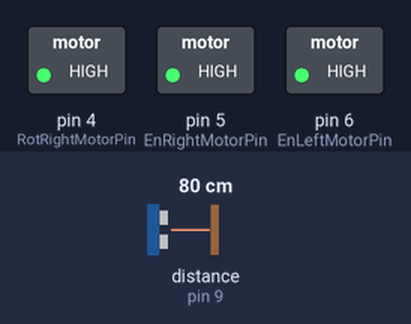
Bench run of a sketch on a simulated Arduino Uno, built with avr-gcc and run on an emulated ATmega328P. Shown: switched loads named in the sketch (green lamp = pin HIGH). Wiring (inferred from the names in the program): ultrasonic range finder: trigger pin 10; echo pin 9. The inputs (shaded band) are chosen by the test bench; at power-on: distance to the obstacle (sensor on pin 9) 80 cm. The echo pulse lasts 58.3 µs per cm; pins used as bus, display or sensor lines are not drawn.

Above: at 1.27 s.
1.3 s: distance to the obstacle (sensor on pin 9) set to 22 cm
4.3 s: distance to the obstacle (sensor on pin 9) set to 19 cm
At 5.0 s:
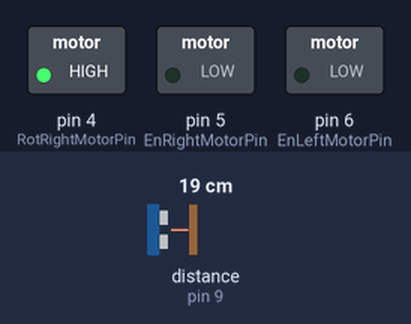
5.8 s: distance to the obstacle (sensor on pin 9) set to 9 cm
7.3 s: distance to the obstacle (sensor on pin 9) set to 6 cm
At 7.31 s:
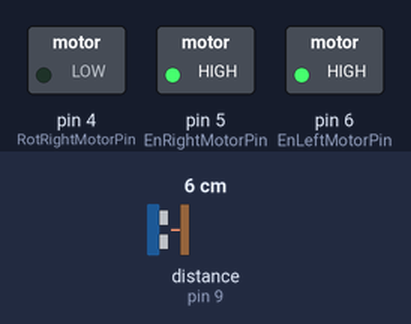
10.3 s: distance to the obstacle (sensor on pin 9) set to 18 cm
At 11.5 s:
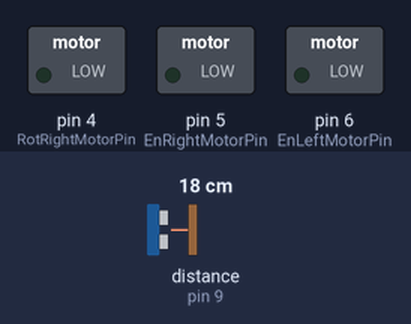
11.8 s: distance to the obstacle (sensor on pin 9) set to 2 cm
At 11.91 s:
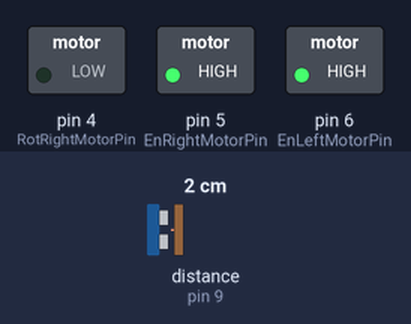
Timing chart, 0 to 14.8 s (numbered marks = the images above; inputs shaded):
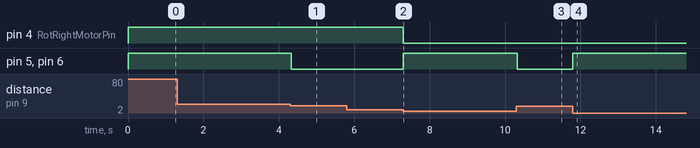

Measured:
- the behaviour switches between 21 and 20 cm on distance to the obstacle (sensor on pin 9) (found by bisection; images 0 and 1)
- the behaviour switches between 8 and 7 cm on distance to the obstacle (sensor on pin 9) (found by bisection; images 1 and 2)
- after the input at 4.3 s, pin 5 (EnRightMotorPin), pin 6 (EnLeftMotorPin): HIGH → LOW at once
- after the input at 5.8 s, every drawn part: stays the same
- after the input at 7.3 s, pin 4 (RotRightMotorPin): HIGH → LOW at once; pin 5 (EnRightMotorPin), pin 6 (EnLeftMotorPin): LOW → HIGH at once
- after the input at 10.3 s, pin 5 (EnRightMotorPin), pin 6 (EnLeftMotorPin): HIGH → LOW at once
- after the input at 11.8 s, pin 5 (EnRightMotorPin), pin 6 (EnLeftMotorPin): LOW → HIGH at once

The sketch:

20_robo_3_escape_moving_test.ino
```cpp
/*  First Motor test
 *  Enable pins: 5, 6
 *  Rotation pins: 4, 7
 */

// constants won't change. Used here to set a pin number :
const int EnRightMotorPin =  5;      // the ENABLE pin
const int EnLeftMotorPin =  6;      // the ENABLE pin

const int RotRightMotorPin =  4;      // the ENABLE pin
const int RotLeftMotorPin =  7;      // the ENABLE pin

/* Back and Forward Right/Left motor rotation constants */
const int BackRotRight = LOW;
const int BackRotLeft = HIGH;
const int ForwardRotRight = HIGH;
const int ForwardRotLeft = LOW;

// constants won't change :
const long interval = 1500;           // interval (milliseconds)

float maximumRange = 20.0; // Maximum range needed
float minimumRange = 7.0; // Minimum acceptable range
float duration, distance; // Duration used to calculate distance

void setup() {
  // set the Arduino's digital pins as output:
  pinMode(EnRightMotorPin, OUTPUT);
  pinMode(EnLeftMotorPin, OUTPUT);
  pinMode(RotRightMotorPin, OUTPUT);
  pinMode(RotRightMotorPin, OUTPUT);

  // Ultrasonic sensor pins
  pinMode(10, OUTPUT);  // TRIG pin
  pinMode(9, INPUT);      // ECHO pin
}

void forward() {
  digitalWrite(RotRightMotorPin, ForwardRotRight);
  digitalWrite(RotLeftMotorPin, ForwardRotLeft);
}

void back() {
  digitalWrite(RotRightMotorPin, BackRotRight);
  digitalWrite(RotLeftMotorPin, BackRotLeft);
}

void left_turn() {
  digitalWrite(RotRightMotorPin, BackRotRight);
  digitalWrite(RotLeftMotorPin, ForwardRotLeft);
}

void right_turn() {
  digitalWrite(RotRightMotorPin, ForwardRotRight);
  digitalWrite(RotLeftMotorPin, BackRotLeft);
}

void motors_stop() {
  // set the Enable Pin to stop state:
  digitalWrite(EnRightMotorPin, LOW);
  digitalWrite(EnLeftMotorPin, LOW);
}

void motors_start() {
  // set the Enable Pin to stop state:
  digitalWrite(EnRightMotorPin, HIGH);
  digitalWrite(EnLeftMotorPin, HIGH);
}

void loop() {
  // here is where you'd put code that needs to be running all the time.

  // Part 1. Ultrasonic sensor

  /* The following trigPin/echoPin cycle is used to determine the
  distance of the nearest object by bouncing soundwaves off of it. */
  digitalWrite(10, LOW);
  delayMicroseconds(2);

  digitalWrite(10, HIGH);
  delayMicroseconds(10);

  digitalWrite(10, LOW);
  duration = pulseIn(9, HIGH);

  //Calculate the distance (in cm) based on the speed of sound.
  distance = duration/58.2;


  if (distance < minimumRange)
  {
    // go back
    back();
    motors_start();
    delay(50);
  }
  else if (distance > maximumRange)
  {
    // go forward
    forward();
    motors_start();
    delay(50);
  }
  else
  {
    // stop
    motors_stop();
    delay(5);
  }


  motors_stop();
  delay(2);
}
```
